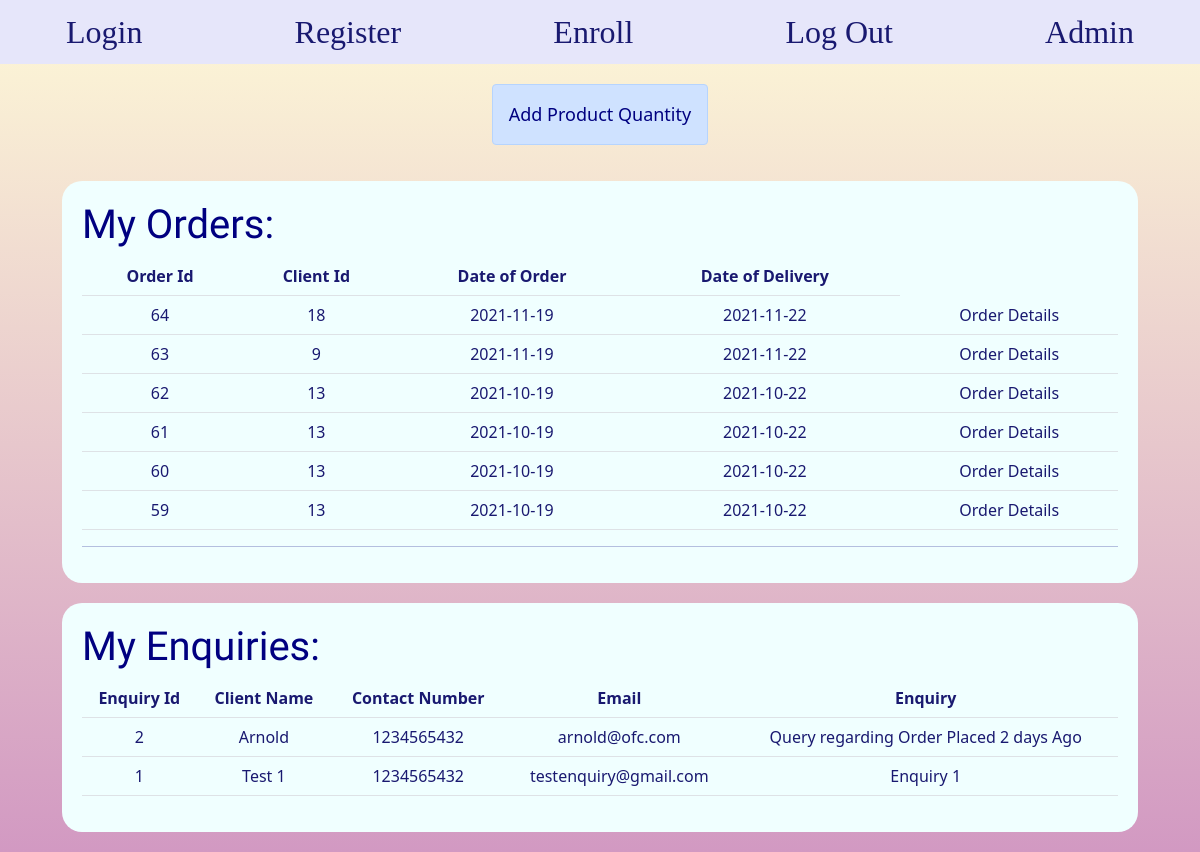
Screenshot of /admin.php (signed in) with the database file from the repository.
### tables this page shows
CREATE TABLE `orders` (
  `order_id` int(11) NOT NULL,
  `user_id` int(11) NOT NULL,
  `order_date` date NOT NULL,
  `delivery_date` date NOT NULL
);

CREATE TABLE `enquiry` (
  `enquiry_id` int(11) NOT NULL,
  `email` varchar(64) DEFAULT NULL,
  `contact` int(10) DEFAULT NULL,
  `name` varchar(32) DEFAULT NULL,
  `enquiry` varchar(255) NOT NULL
);

### admin.php (the view, shortened to what this page needs)
<html>
    <head>
        <link href="https://cdn.jsdelivr.net/npm/bootstrap@5.1.2/dist/css/bootstrap.min.css" rel="stylesheet">
    </head>
    <body>
        <?php
            include('navbar.php');
        ?>
        <div class="nav flexbox1">
            <a class=" alert alert-primary prod" href="ManageProducts.php">Add Product Quantity</a>
        </div>
        <div class="container">
            <div class="tdiv">
            <?php
                echo "<h1>My Orders:</h1>";
                $sql = "SELECT * from orders ORDER BY order_id DESC";
                $result = mysqli_query($conn, $sql);
                $count = mysqli_num_rows($result);
                if($count > 0)
                {
                    echo "<table class='table'><tr><th>Order Id</th><th>Client Id</th><th>Date of Order</th><th>Date of Delivery</th></tr>";
                    while($row = mysqli_fetch_array($result,MYSQLI_ASSOC))
                    {
                        echo "<tr>";
                            echo "<td>" . $row['order_id'] . "</td>";
                            echo "<td>" . $row['user_id'] . "</td>";
                            echo "<td>" . $row['order_date'] . "</td>";
                            echo "<td>" . $row['delivery_date'] . "</td>";
                            echo "<td class='show' onclick='show(".$row['order_id'].")'>Order Details</td>";
                        echo "</tr>";
                    }
                    echo "</table>";
                }
                else
                {
                    echo "No orders found!";
                }
                echo "<hr></div><div class='tdiv'>";
                include("enquiry.php");
                echo"</div>";
            ?>
        </div>
    </body>
</html>

### navbar.php (shortened to what this page needs)
<link href="navbar.css" rel="stylesheet">
<div class="nav flexbox navbg">
    <li class="nav-item">
        <a class="nav-link" href="login.php">Login</a>
    </li>
    <li class="nav-item">
        <a class="nav-link" href="register.php">Register</a>
    </li>
    <?php
        require("db_connect.php");
        if(isset($_SESSION['login_user'])){
            $usr = $_SESSION['login_user'];
            echo '
                <li class="nav-item">
                    <a class="nav-link" href="enroll.php">Enroll</a></li>
                <li class="nav-item">
                    <a class="nav-link" href="logout.php">Log Out</a></li>
            ';
            $sql = "SELECT is_admin FROM user WHERE user_id = '$usr'";
            $res = mysqli_query($conn, $sql);
            $row = mysqli_fetch_assoc($res);
            if ($row['is_admin'] == 1){
                echo '
                <li class="nav-item">
                    <a class="nav-link" href="admin.php">Admin</a></li>';
            }
        }
        else{
            echo '
            <li class="nav-item">
            <a class="nav-link" href="login.php">Log In</a></li>
            <li class="nav-item">
            <a class="nav-link" href="register.php">Register</a></li>';
        }
    ?>
</div>

### enquiry.php (shortened to what this page needs)
<?php
    echo "<h1>My Enquiries:</h1>";
    $sql = "SELECT * from enquiry ORDER BY enquiry_id DESC";
    $result = mysqli_query($conn, $sql);
    $count=mysqli_num_rows($result);
    if($count>0)
    {
        echo "<table class='table'><tr><th>Enquiry Id</th><th>Client Name</th><th>Contact Number</th><th>Email</th><th>Enquiry</th></tr>";
        while($row = mysqli_fetch_array($result,MYSQLI_ASSOC))
        {
            echo "<tr>";
            echo "<td>" . $row['enquiry_id'] . "</td>";
            echo "<td>" . $row['name'] . "</td>";
            echo "<td>" . $row['contact'] . "</td>";
            echo "<td>" . $row['email'] . "</td>";
            echo "<td>" . $row['enquiry'] . "</td>";
            echo "</tr>";
        }
        echo "</table>";
    }
    else
    {
        echo "No Enquiries Found!";
    }
?>

### navbar.css (style rules this page uses)
body { background-image: linear-gradient(to top, #d299c2 0%, #fef9d7 100%); }
.navbg { background-color:lavender; margin-bottom: 20px; padding-left: 50px; padding-right: 50px; }
a { text-decoration: none; color: midnightblue; }
.flexbox { display: flex; flex-flow: row wrap; justify-content: space-between; }
.nav-link { color: midnightblue; font-family:Georgia, 'Times New Roman', Times, serif; font-size: 2rem; }

### admin.php (style rules this page uses)
body { color: navy; }
h1 { font-family: birthstone; }
tr, th { vertical-align: middle; color:midnightblue; text-align: center; }
.flexbox1 { display: flex; flex-flow: row wrap; justify-content: center; }
.tdiv { background-color: azure; border-radius: 20px; padding: 20px; margin: 20px; }
.prod { font-size: large; color: navy; }

### rows the page displays
orders: order_id "64", user "18", order_date "2021-11-19", delivery_date "2021-11-22"
orders: order_id "63", user "9", order_date "2021-11-19", delivery_date "2021-11-22"
orders: order_id "62", user "13", order_date "2021-10-19", delivery_date "2021-10-22"
orders: order_id "61", user "13", order_date "2021-10-19", delivery_date "2021-10-22"
orders: order_id "60", user "13", order_date "2021-10-19", delivery_date "2021-10-22"
orders: order_id "59", user "13", order_date "2021-10-19", delivery_date "2021-10-22"
enquiry: enquiry_id "2", name "Arnold", contact "1234565432", email "arnold@ofc.com", enquiry "Query regarding Order Placed 2 days Ago"
enquiry: enquiry_id "1", name "Test 1", contact "1234565432", email "testenquiry@gmail.com", enquiry "Enquiry 1"
